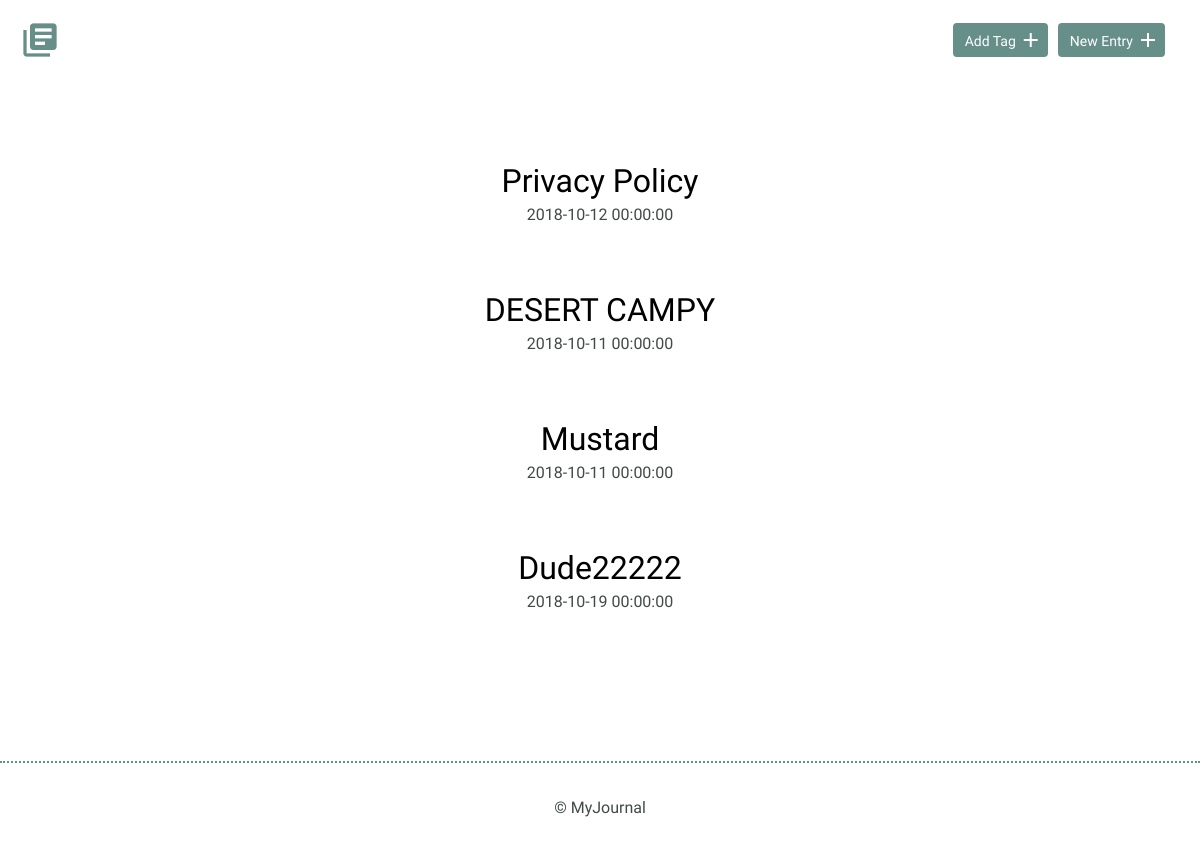
Before: / with the older database file.
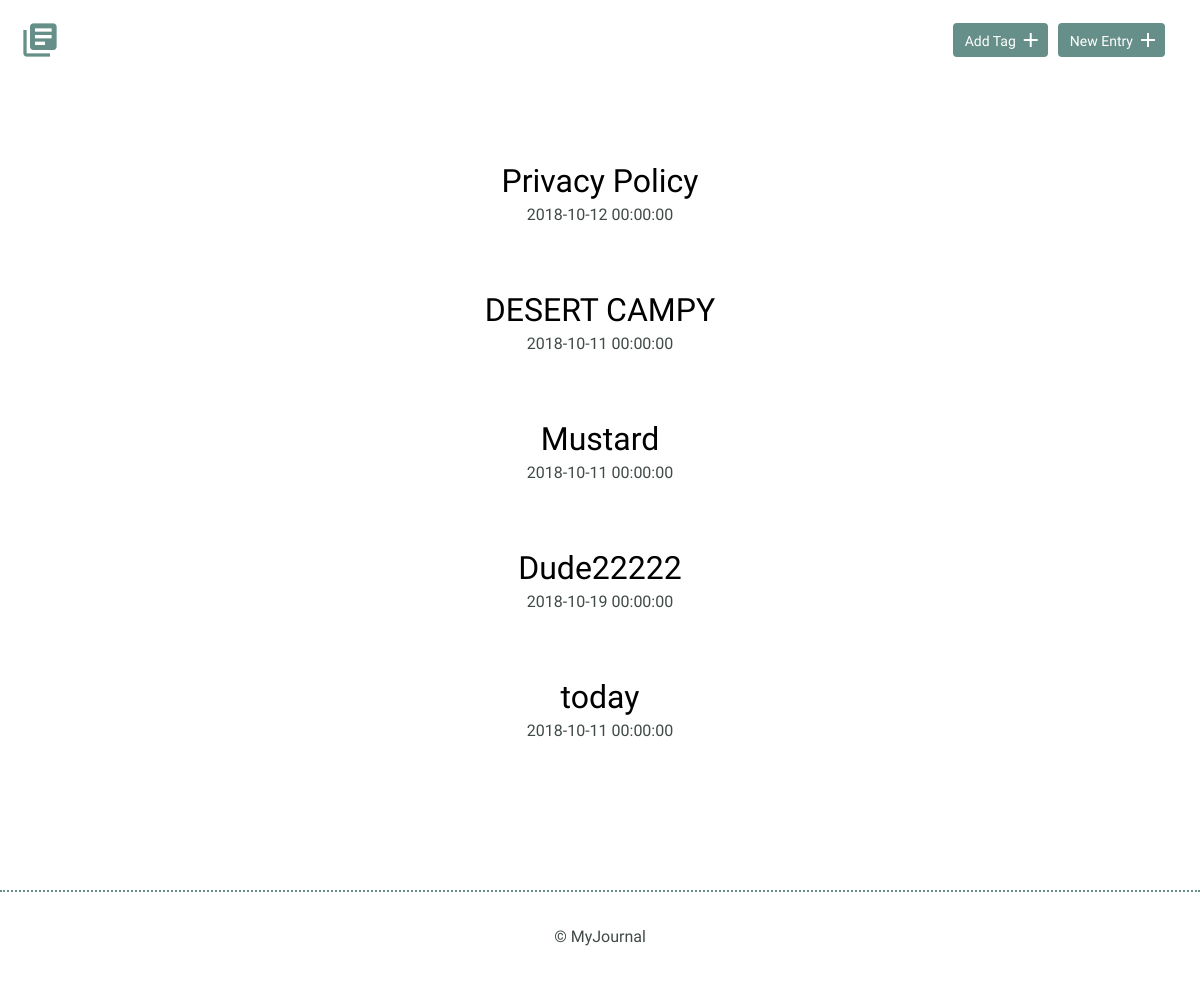
After: the same page with the newer database file.
### models.py (models this page shows, shortened)
class Journal(Model):
    user = ForeignKeyField(User, related_name='journals')
    tags = ManyToManyField(Tag, backref='tags')
    pub_date = DateTimeField(default=datetime.datetime.now)
    title = CharField(max_length=30)
    slug = CharField(unique=True, max_length=50)
    date = DateTimeField()
    time_spent = IntegerField(min)
    learned = TextField()
    resources = TextField()
    class Meta:
        database = DATABASE
        order_by = ('-pub_date',)

### app.py (the view)
@app.route('/')
def index():
    context = models.Journal.select()
    return render_template('index.html', context=context)

### app.py (called while the page is built)
@app.before_request
def before_request():
    g.db = models.DATABASE
    g.db.connect()
    g.user = current_user

@app.after_request
def after_request(response):
    g.db.close()
    return response

### templates/index.html
{% extends 'base.html' %}
{% block content %}
<section>
    <div class="container">
        <div class="entry-list">
            {% for journal in context %}
            <article>
                <h2><a href="{{ url_for('entries', slug=journal.slug) }}">{{ journal.title }}</a></h2>
                <time datetime="2016-01-31">{{ journal.date }}</time>
            </article>
            {% endfor %}
        </div>
    </div>
</section>
{% endblock %}

### templates/base.html (shortened to what this page needs)
<!DOCTYPE html>
<html>
    <head>
        <link rel="stylesheet" href="/static/css/normalize.css">
        <link rel="stylesheet" href="/static/css/site.css">
        <link rel="stylesheet" href="/static/css/custom.css">
    </head>
    <body>
        <header>
            <div class="container">
                <div class="site-header">
                    <a class="logo" href="{{ url_for('index') }}"><i class="material-icons">library_books</i></a>
                    <a class="button icon-right" href="{{ url_for('createjournal') }}"><span>New Entry</span> <i class="material-icons">add</i></a>
                    <a class="button icon-right" href="{{ url_for('createtag') }}"><span>Add Tag</span> <i class="material-icons">add</i></a>
                </div>
            </div>
        </header>
        {% block content %}{% endblock %}
        <footer>
            <div>
                &copy; MyJournal
            </div>
        </footer>
    </body>
</html>

### static/css/site.css (style rules this page uses)
body { font-size: 16px; color: #404a49; font-family: 'Cousine', serif; font-weight: 400; }
.container { margin: 0 auto; padding: 0 25px; }
header .site-header { margin: 0 auto; height: 95px; }
header .logo i { color: #678f89; margin: 20px 0 0 -5px; float: left; font-size: 40px; }
header .button { float: right; margin: 33px 0 0 0; }
footer { text-align: center; padding: 35px 0; border-top: 2px dotted #678f89; }
.button { padding: 8px 10px 6px 10px; background: #678f89; border: 2px solid #678f89; border-radius: 4px; text-decoration: none; color: #FFF; position: relative; text-align: center; font-size: 14px; }
.button.icon-right { padding-right: 30px; top: -10px; margin-right: 10px }
.button.icon-right i { position: absolute; top: 3px; right: 3px; }
h1, h2, h3 { margin: 0; font-weight: 400; line-height: 1em; color: #000; }
h2 { font-size: 32px; }
h2 a { text-decoration: none; color: #000; }
.entry-list, .edit-entry, .new-entry { max-width: 800px; margin: 0 auto; padding: 70px 0 150px 0; }
.entry-list article { margin-bottom: 70px; text-align: center; }
.entry-list article:last-child { margin-bottom: 0; }
.entry-list article h2 { margin-bottom: 8px; }

Changed rows visible on the page:
added Journal: title "today", date "2018-10-11 00:00:00"
